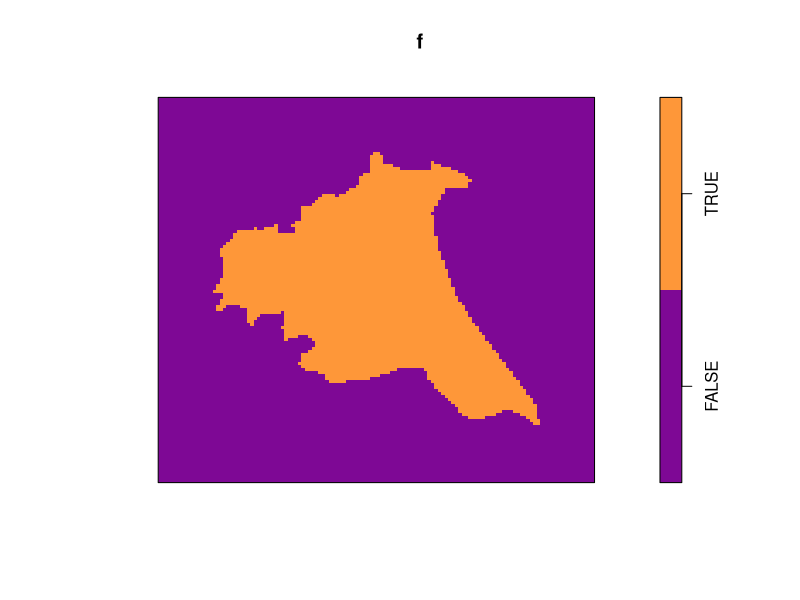

Write R code to recreate this figure.
library(spatstat)


### Name: as.function.owin
### Title: Convert Window to Indicator Function
### Aliases: as.function.owin
### Keywords: spatial manip

### ** Examples

  W <- Window(humberside)
  f <- as.function(W)
  f
  f(5000, 4500)
  f(123456, 78910)
  X <- runifpoint(5, Frame(humberside))
  f(X)
  plot(f)
